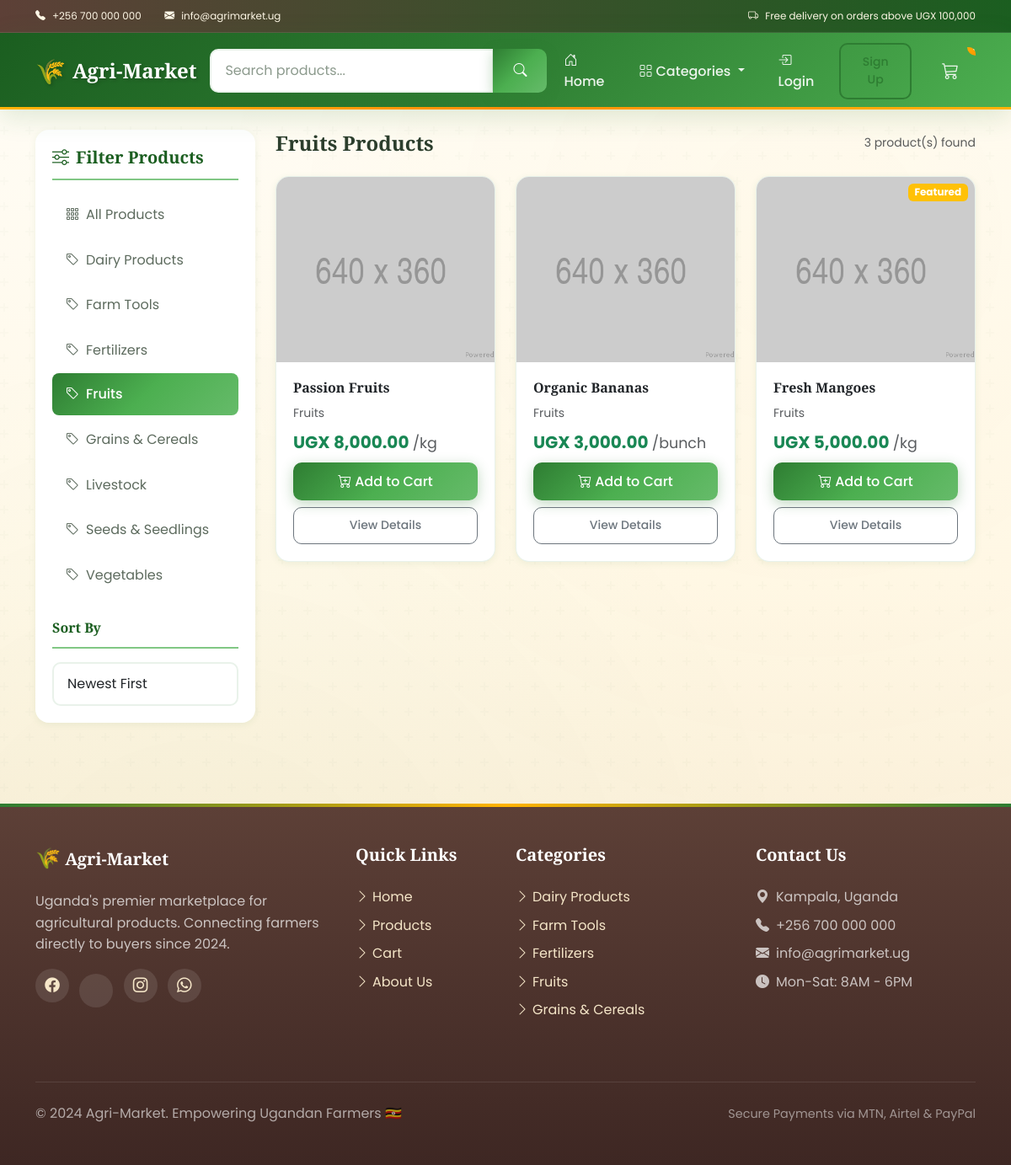
The page /?category=fruits on the database its author committed.
### store/models.py (models this page shows, shortened)
class Category(models.Model):
    name = models.CharField(max_length=200)
    slug = models.SlugField(max_length=200, unique=True)
    description = models.TextField(blank=True)
    image = models.ImageField(upload_to='categories/', null=True, blank=True)
    is_active = models.BooleanField(default=True)
    created_at = models.DateTimeField(auto_now_add=True)
    updated_at = models.DateTimeField(auto_now=True)
    class Meta:
        verbose_name_plural = 'Categories'
        ordering = ['name']

class Product(models.Model):
    UNIT_CHOICES = [
        ('kg', 'Kilogram'),
        ('g', 'Gram'),
        ('piece', 'Piece'),
        ('bunch', 'Bunch'),
        ('bag', 'Bag (50kg)'),
        ('crate', 'Crate'),
        ('litre', 'Litre'),
        ('dozen', 'Dozen'),
    ]
    name = models.CharField(max_length=200)
    slug = models.SlugField(max_length=200, unique=True, blank=True)
    category = models.ForeignKey(Category, on_delete=models.SET_NULL, null=True, blank=True, related_name='products')
    description = models.TextField(blank=True)
    price = models.DecimalField(max_digits=12, decimal_places=2)
    unit = models.CharField(max_length=20, choices=UNIT_CHOICES, default='kg')
    stock = models.PositiveIntegerField(default=0)
    digital = models.BooleanField(default=False, help_text='Is this a digital product (no shipping needed)?')
    image = models.ImageField(upload_to='products/', null=True, blank=True)
    seller = models.ForeignKey(Customer, on_delete=models.SET_NULL, null=True, blank=True, related_name='products')
    is_active = models.BooleanField(default=True)
    is_featured = models.BooleanField(default=False)
    created_at = models.DateTimeField(auto_now_add=True)
    updated_at = models.DateTimeField(auto_now=True)
    class Meta:
        ordering = ['-created_at']
    @property
    def imageURL(self):
        try:
            url = self.image.url
        except:
            url = '/static/images/placeholder.png'
        return url
    @property
    def in_stock(self):
        return self.stock > 0

### store/views.py (the view)
# urls.py: path('', include('store.urls')),
def store(request):
    data = cartData(request)
    cartItems = data['cartItems']
    category_slug = request.GET.get('category')
    search_query = request.GET.get('q')
    sort_by = request.GET.get('sort', 'newest')
    products = Product.objects.filter(is_active=True)
    if category_slug:
        products = products.filter(category__slug=category_slug)
    if search_query:
        products = products.filter(
            Q(name__icontains=search_query) |
            Q(description__icontains=search_query) |
            Q(category__name__icontains=search_query)
        )
    if sort_by == 'price_low':
        products = products.order_by('price')
    elif sort_by == 'price_high':
        products = products.order_by('-price')
    elif sort_by == 'name':
        products = products.order_by('name')
    else:  # newest
        products = products.order_by('-created_at')
    paginator = Paginator(products, 12)  # 12 products per page
    page_number = request.GET.get('page')
    products = paginator.get_page(page_number)
    categories = Category.objects.filter(is_active=True)
    featured_products = Product.objects.filter(is_active=True, is_featured=True)[:4]
    context = {
        "products": products,
        "categories": categories,
        "featured_products": featured_products,
        "cartItems": cartItems,
        "current_category": category_slug,
        "search_query": search_query,
        "sort_by": sort_by,
    }
    return render(request, "store/store.html", context)

### store/context_processors.py (called while the page is built)
def cart_data(request):
    data = cartData(request)
    return {
        'cartItems': data['cartItems'],
    }

def categories(request):
    return {
        'all_categories': Category.objects.filter(is_active=True),
    }

### store/utils.py (called while the page is built, shortened)
def cookieCart(request):
    try:
        cart = json.loads(request.COOKIES.get('cart', '{}'))
    except (json.JSONDecodeError, TypeError):
        cart = {}
    items = []
    order = {
        'get_cart_total': Decimal('0'),
        'get_cart_items': 0,
        'requires_shipping': False
    }
    cartItems = 0
    return {
        'cartItems': cartItems,
        'order': order,
        'items': items
    }

### store/templates/store/store.html (shortened to what this page needs)
{% extends 'store/main.html' %}
{% load static %}
{% load humanize %}
{% block content %}
<div class="row">
    <div class="col-lg-3 mb-4">
        <div class="category-filter sticky-top" style="top: 100px;">
            <h5><i class="bi bi-sliders me-2"></i>Filter Products</h5>
                <div class="list-group list-group-flush mb-4">
                    <a href="{% url 'store' %}"
                       class="list-group-item list-group-item-action {% if not current_category %}active{% endif %}">
                        <i class="bi bi-grid-3x3-gap me-2"></i>All Products
                    </a>
                    {% for category in categories %}
                    <a href="{% url 'store' %}?category={{ category.slug }}"
                       class="list-group-item list-group-item-action {% if current_category == category.slug %}active{% endif %}">
                        <i class="bi bi-tag me-2"></i>{{ category.name }}
                    </a>
                    {% endfor %}
                </div>
                <h6 class="mb-3" style="color: var(--agri-green-dark); border-bottom: 2px solid var(--agri-green-lighter); padding-bottom: 0.75rem;">Sort By</h6>
                <select class="form-select" id="sort-select" onchange="applySorting()">
                    <option value="newest" {% if sort_by == 'newest' %}selected{% endif %}>Newest First</option>
                </select>
            </div>
        </div>
    <div class="col-lg-9">
        <div class="d-flex justify-content-between align-items-center mb-4">
            <h4 class="mb-0">
                {% if current_category %}
                    {{ current_category|title }} Products
                {% else %}
                    All Products
                {% endif %}
            </h4>
            <small class="text-muted">{{ products.paginator.count }} product(s) found</small>
        </div>
        {% if products %}
        <div class="row stagger-children">
            {% for product in products %}
            <div class="col-md-6 col-lg-4 mb-4">
                <div class="card h-100 shadow-sm product-card">
                    <div class="position-relative">
                        <a href="{% url 'product_detail' product.slug %}">
                            <img src="{{ product.imageURL }}" class="card-img-top product-image" alt="{{ product.name }}">
                        </a>
                        {% if product.is_featured %}
                        <span class="badge bg-warning position-absolute top-0 end-0 m-2">Featured</span>
                        {% endif %}
                    </div>
                    <div class="card-body d-flex flex-column">
                        <div class="d-flex justify-content-between align-items-start mb-2">
                            <h6 class="card-title mb-0">
                                <a href="{% url 'product_detail' product.slug %}" class="text-decoration-none text-dark">
                                    {{ product.name }}
                                </a>
                            </h6>
                        </div>
                        {% if product.category %}
                        <small class="text-muted mb-2">{{ product.category.name }}</small>
                        {% endif %}
                        <p class="card-text text-success fw-bold fs-5 mt-auto mb-2">
                            UGX {{ product.price|intcomma }}
                            <small class="text-muted fw-normal">/{{ product.unit }}</small>
                        </p>
                        <div class="d-grid gap-2">
                            <button data-product="{{ product.id }}" data-action="add"
                                    class="btn btn-success update-cart {% if not product.in_stock %}disabled{% endif %}">
                                <i class="bi bi-cart-plus me-1"></i>Add to Cart
                            </button>
                            <a href="{% url 'product_detail' product.slug %}" class="btn btn-outline-secondary btn-sm">
                                View Details
                            </a>
                        </div>
                    </div>
                </div>
            </div>
            {% endfor %}
        </div>
        {% endif %}
    </div>
</div>
{% endblock content %}

### store/templates/store/main.html (shortened to what this page needs)
<!DOCTYPE html>
{% load static %}
{% load humanize %}
<html lang="en">
<head>
  <link href="https://cdn.jsdelivr.net/npm/bootstrap@5.3.0/dist/css/bootstrap.min.css" rel="stylesheet">
  <link rel="stylesheet" href="https://cdn.jsdelivr.net/npm/bootstrap-icons@1.10.0/font/bootstrap-icons.css">
  <link rel="stylesheet" href="{% static 'css/main.css' %}">
</head>
<body>
  <div class="top-bar d-none d-md-block">
    <div class="container">
      <div class="row align-items-center">
        <div class="col-md-6">
          <small><i class="bi bi-telephone-fill me-2"></i>+256 700 000 000</small>
          <small class="ms-4"><i class="bi bi-envelope-fill me-2"></i>info@agrimarket.ug</small>
        </div>
        <div class="col-md-6 text-end">
          <small><i class="bi bi-truck me-2"></i>Free delivery on orders above UGX 100,000</small>
        </div>
      </div>
    </div>
  </div>
  <nav class="navbar navbar-expand-lg navbar-dark sticky-top">
    <div class="container">
      <a class="navbar-brand" href="{% url 'store' %}">
        Agri-Market
      </a>
      <div class="collapse navbar-collapse" id="navbarMain">
        <form class="d-flex mx-auto my-2 my-lg-0" action="{% url 'store' %}" method="GET" style="max-width: 400px; width: 100%;">
          <div class="input-group">
            <input class="form-control" type="search" name="q" placeholder="Search products..."
                   value="{{ search_query|default:'' }}" aria-label="Search">
            <button class="btn btn-success" type="submit">
              <i class="bi bi-search"></i>
            </button>
          </div>
        </form>
        <ul class="navbar-nav ms-auto align-items-center">
          <li class="nav-item">
            <a class="nav-link" href="{% url 'store' %}"><i class="bi bi-house-door me-1"></i>Home</a>
          </li>
          <li class="nav-item dropdown">
            <a class="nav-link dropdown-toggle" href="#" id="categoriesDropdown" role="button"
               data-bs-toggle="dropdown" aria-expanded="false">
              <i class="bi bi-grid me-1"></i>Categories
            </a>
          </li>
          {% if user.is_authenticated %}
          <li class="nav-item dropdown">
            <a class="nav-link dropdown-toggle" href="#" id="userDropdown" role="button"
               data-bs-toggle="dropdown" aria-expanded="false">
              <i class="bi bi-person-circle me-1"></i>{{ user.username }}
            </a>
            <ul class="dropdown-menu dropdown-menu-end" aria-labelledby="userDropdown">
              <li><a class="dropdown-item" href="{% url 'profile' %}"><i class="bi bi-person me-2"></i>My Profile</a></li>
              <li><a class="dropdown-item" href="{% url 'wishlist' %}"><i class="bi bi-heart me-2"></i>Wishlist</a></li>
              <li><hr class="dropdown-divider"></li>
              <li><a class="dropdown-item text-danger" href="{% url 'logout' %}"><i class="bi bi-box-arrow-right me-2"></i>Logout</a></li>
            </ul>
          </li>
          {% else %}
          <li class="nav-item">
            <a class="nav-link" href="{% url 'login' %}"><i class="bi bi-box-arrow-in-right me-1"></i>Login</a>
          </li>
          <li class="nav-item">
            <a class="btn btn-outline-success btn-sm ms-2" href="{% url 'register' %}">Sign Up</a>
          </li>
          {% endif %}
          <li class="nav-item ms-3">
            <a class="nav-link position-relative" href="{% url 'cart' %}">
              <i class="bi bi-cart3 fs-5"></i>
              <span class="position-absolute top-0 start-100 translate-middle badge rounded-pill bg-danger" id="cart-total">
              </span>
            </a>
          </li>
        </ul>
      </div>
    </div>
  </nav>
  <main class="py-4">
    <div class="container">
      {% block content %}
      {% endblock content %}
    </div>
  </main>
  <footer class="py-5 mt-5">
    <div class="container">
      <div class="row">
        <div class="col-lg-4 mb-4">
          <h5><span style="font-size: 1.5rem;">🌾</span> Agri-Market</h5>
          <p style="color: rgba(255,255,255,0.7);">Uganda's premier marketplace for agricultural products. Connecting farmers directly to buyers since 2024.</p>
          <div class="social-links mt-3">
            <a href="#"><i class="bi bi-facebook"></i></a>
            <a href="#"></a>
            <a href="#"><i class="bi bi-instagram"></i></a>
            <a href="#"><i class="bi bi-whatsapp"></i></a>
          </div>
        </div>
        <div class="col-6 col-lg-2 mb-4">
          <h5>Quick Links</h5>
          <ul class="list-unstyled">
            <li class="mb-2"><a href="{% url 'store' %}"><i class="bi bi-chevron-right me-1"></i>Home</a></li>
            <li class="mb-2"><a href="{% url 'store' %}"><i class="bi bi-chevron-right me-1"></i>Products</a></li>
            <li class="mb-2"><a href="{% url 'cart' %}"><i class="bi bi-chevron-right me-1"></i>Cart</a></li>
            <li class="mb-2"><a href="#"><i class="bi bi-chevron-right me-1"></i>About Us</a></li>
          </ul>
        </div>
        <div class="col-6 col-lg-3 mb-4">
          <h5>Categories</h5>
          <ul class="list-unstyled">
            {% for category in all_categories|slice:":5" %}
            <li class="mb-2"><a href="{% url 'store' %}?category={{ category.slug }}"><i class="bi bi-chevron-right me-1"></i>{{ category.name }}</a></li>
            {% empty %}
            <li class="mb-2" style="color: rgba(255,255,255,0.5);">No categories yet</li>
            {% endfor %}
          </ul>
        </div>
        <div class="col-lg-3 mb-4">
          <h5>Contact Us</h5>
          <ul class="list-unstyled" style="color: rgba(255,255,255,0.7);">
            <li class="mb-2"><i class="bi bi-geo-alt-fill me-2"></i>Kampala, Uganda</li>
            <li class="mb-2"><i class="bi bi-telephone-fill me-2"></i>+256 700 000 000</li>
            <li class="mb-2"><i class="bi bi-envelope-fill me-2"></i>info@agrimarket.ug</li>
            <li class="mb-2"><i class="bi bi-clock-fill me-2"></i>Mon-Sat: 8AM - 6PM</li>
          </ul>
        </div>
      </div>
      <div class="footer-bottom">
        <div class="row align-items-center">
          <div class="col-md-6 text-center text-md-start">
            <p class="mb-0" style="color: rgba(255,255,255,0.6);">&copy; 2024 Agri-Market. Empowering Ugandan Farmers 🇺🇬</p>
          </div>
          <div class="col-md-6 text-center text-md-end mt-3 mt-md-0">
            <span style="color: rgba(255,255,255,0.5); font-size: 0.9rem;">Secure Payments via MTN, Airtel & PayPal</span>
          </div>
        </div>
      </div>
    </div>
  </footer>
</body>
</html>

### rows shown on the page
Category: name "Dairy Products"
Category: name "Farm Tools"
Category: name "Fertilizers"
Category: name "Fruits"
Category: name "Grains & Cereals"
Category: name "Livestock"
Category: name "Seeds & Seedlings"
Category: name "Vegetables"
Product: name "Passion Fruits", category.name "Fruits", price "8,000.00", unit "kg"
Product: name "Organic Bananas", category.name "Fruits", price "3,000.00", unit "bunch"
Product: is_featured "Featured", name "Fresh Mangoes", category.name "Fruits", price "5,000.00", unit "kg"

### other values the page prints
{{ current_category|title }} "Fruits"
{{ products.paginator.count }} "3"
